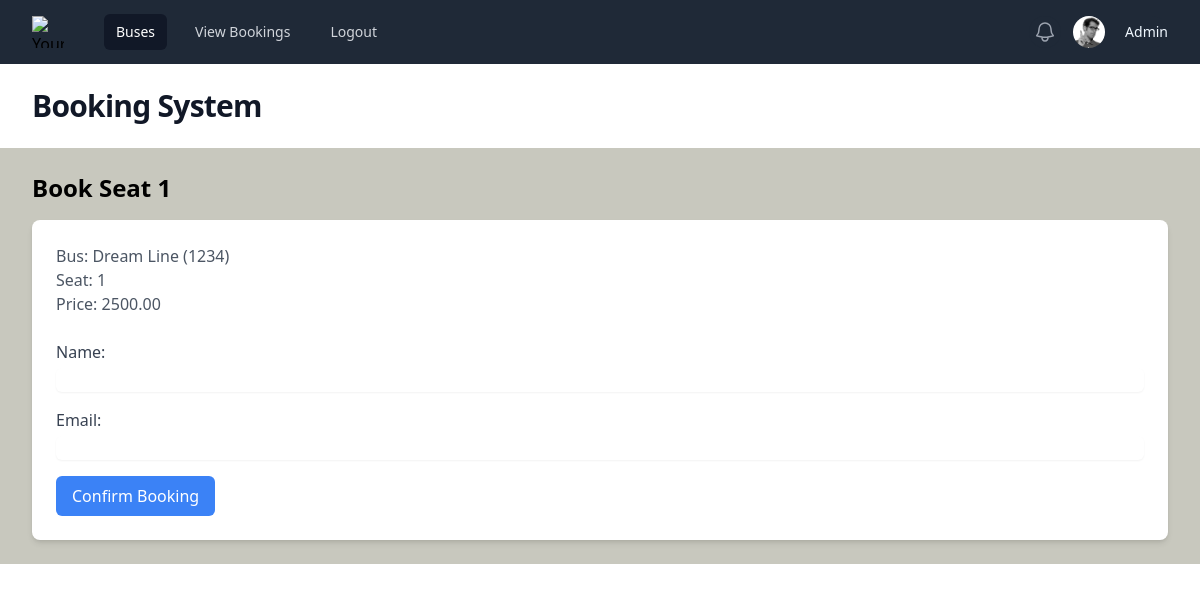
The page /bookings/new/1/1/ (signed in) on the database its author committed.
### base/models.py (models this page shows, shortened)
class Bus(models.Model):
    bus_name = models.CharField(max_length=100)
    bus_number = models.CharField(max_length=20, unique=True)
    total_seats = models.PositiveIntegerField(default=40)
    amenities = models.TextField(blank=True, null=True)  # e.g., WiFi, AC, Charging Ports
    image = models.ImageField(upload_to='buses/', default='bus.jpg' , blank=True)
    class Meta:
        verbose_name_plural = 'Buses'

class Schedule(models.Model):
    bus = models.ForeignKey(Bus, on_delete=models.CASCADE, related_name='schedules')
    route = models.ForeignKey(Route, on_delete=models.CASCADE, related_name='schedules')
    departure_time = models.DateTimeField()
    arrival_time = models.DateTimeField()
    price = models.DecimalField(max_digits=10, decimal_places=2, validators=[MinValueValidator(0)])
    available_seats = models.PositiveIntegerField(default=40)

### base/views.py (the view, shortened to what this page needs)
# urls.py: path('bookings/new/', views.booking_create, name='booking_create'),
@login_required(login_url='login_view')
def booking_create(request, bus_id, seat_number):
    bus = get_object_or_404(Bus, id=bus_id)
    schedule = Schedule.objects.filter(bus=bus).first()  # Assuming one schedule per bus for simplicity
    return render(request, 'base/booking_create.html', {
        'bus': bus,
        'seat_number': seat_number,
        'schedule': schedule,
    })

### base/templates/base/booking_create.html (shortened to what this page needs)
{% extends 'base/index.html' %}
{% block content %}
<h1 class="text-2xl font-bold mb-4">Book Seat {{ seat_number }}</h1>
<div class="bg-white p-6 rounded-lg shadow-md">
    <p class="text-gray-600">Bus: {{ bus.bus_name }} ({{ bus.bus_number }})</p>
    <p class="text-gray-600">Seat: {{ seat_number }}</p>
    <p class="text-gray-600">Price: {{ schedule.price }}</p>
    <form method="post" class="mt-6">
        <div class="mb-4">
            <label for="name" class="block text-gray-700">Name:</label>
            <input type="text" id="name" name="name" required class="mt-1 block w-full rounded-md border-gray-300 shadow-sm focus:border-blue-500 focus:ring-blue-500">
        </div>
        <div class="mb-4">
            <label for="email" class="block text-gray-700">Email:</label>
            <input type="email" id="email" name="email" required class="mt-1 block w-full rounded-md border-gray-300 shadow-sm focus:border-blue-500 focus:ring-blue-500">
        </div>
        <button type="submit" class="bg-blue-500 text-white px-4 py-2 rounded-md hover:bg-blue-600">Confirm Booking</button>
    </form>
</div>
{% endblock %}

### base/templates/base/index.html (shortened to what this page needs)
{% load static %}
<!DOCTYPE html>
<html lang="en">
<head>
    <script src="https://cdn.tailwindcss.com"></script>
</head>
<body>
<div class="min-h-full">
    <nav class="bg-gray-800">
      <div class="mx-auto max-w-7xl px-4 sm:px-6 lg:px-8">
        <div class="flex h-16 items-center justify-between">
          <div class="flex items-center">
            <div class="shrink-0">
              <img class="size-8" src="https://tailwindcss.com/plus-assets/img/logos/mark.svg?color=indigo&shade=500" alt="Your Company">
            </div>
            <div class="hidden md:block">
              <div class="ml-10 flex items-baseline space-x-4">
                <a href="{% url 'bus_list' %}" class="rounded-md bg-gray-900 px-3 py-2 text-sm font-medium text-white" aria-current="page">Buses</a>
                <a href="{% url 'booking_list' %}" class="rounded-md px-3 py-2 text-sm font-medium text-gray-300 hover:bg-gray-700 hover:text-white">View Bookings</a>
                <a href="{% url 'logout_view' %}" class="rounded-md px-3 py-2 text-sm font-medium text-gray-300 hover:bg-gray-700 hover:text-white">Logout</a>
              </div>
            </div>
          </div>
          <div class="hidden md:block">
            <div class="ml-4 flex items-center md:ml-6">
              <button type="button" class="relative rounded-full bg-gray-800 p-1 text-gray-400 hover:text-white focus:ring-2 focus:ring-white focus:ring-offset-2 focus:ring-offset-gray-800 focus:outline-hidden">
                <span class="absolute -inset-1.5"></span>
              </button>
              <div class="relative ml-3">
                <div>
                  <button type="button" class="relative flex max-w-xs items-center rounded-full bg-gray-800 text-sm focus:ring-2 focus:ring-white focus:ring-offset-2 focus:ring-offset-gray-800 focus:outline-hidden" id="user-menu-button" aria-expanded="false" aria-haspopup="true">
                    <span class="absolute -inset-1.5"></span>
                    <img class="size-8 rounded-full" src="{% static 'images/default.jpg' %}" alt="">
                    <p style="color: aliceblue; padding-left:20px;">{{request.user}}</p>
                  </button>
                </div>
              </div>
            </div>
          </div>
        </div>
      </div>
    </nav>
    <header class="bg-white shadow-sm">
      <div class="mx-auto max-w-7xl px-4 py-6 sm:px-6 lg:px-8">
        <h1 class="text-3xl font-bold tracking-tight text-gray-900">Booking System</h1>
      </div>
    </header>
    <main>
      <div class="mx-auto max-w-7xl px-4 py-6 sm:px-6 lg:px-8" style="background-color: rgb(200, 200, 190);">
        {% block content %}
        {% endblock %}
      </div>
    </main>
</div>
</body>
</html>

### rows shown on the page
Bus: bus_name "Dream Line", bus_number "1234"
Schedule: price "2500.00"

### other values the page prints
{{ request.user }} "Admin"
{{ seat_number }} "1"
